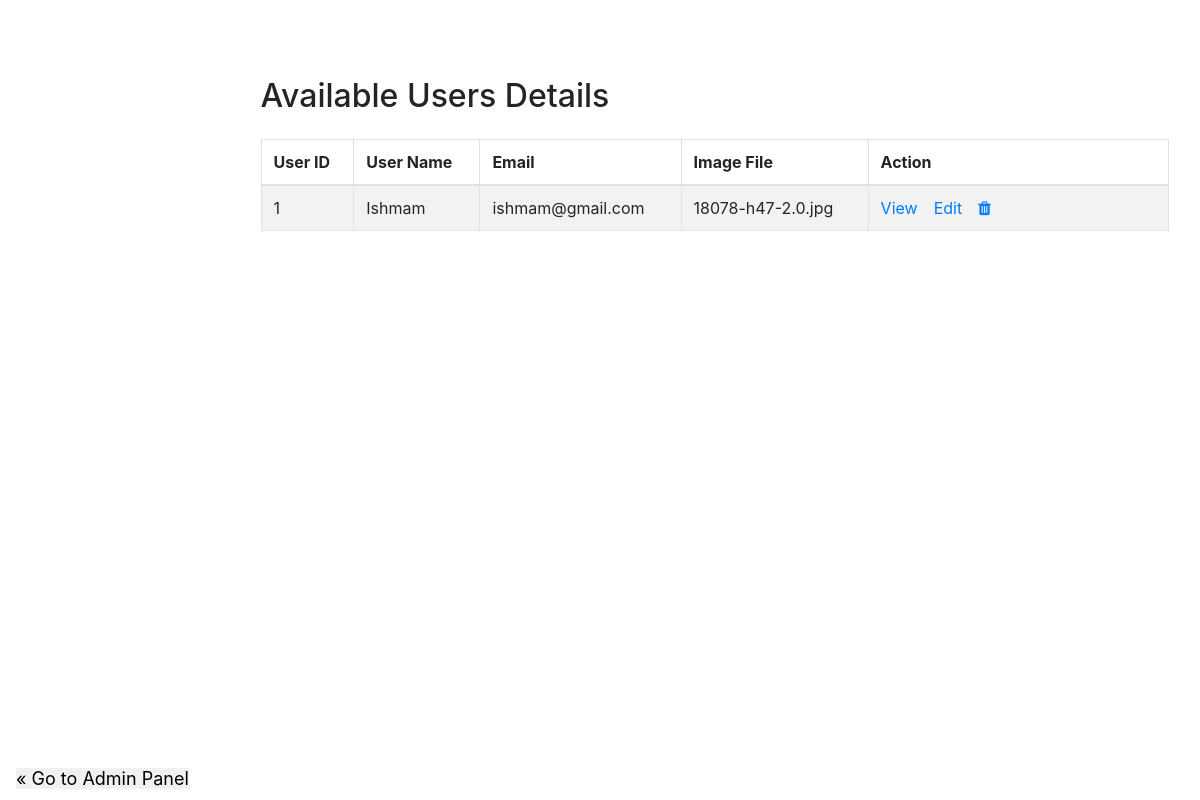
The page /availableuser.php on the database its author committed.
### tables this page shows
CREATE TABLE `userlogin` (
  `Id` int(11) NOT NULL,
  `Name` varchar(50) NOT NULL,
  `Email` varchar(50) NOT NULL,
  `Password` varchar(50) NOT NULL,
  `File` varchar(100) NOT NULL
);

### availableuser.php (the view, shortened to what this page needs)
<!DOCTYPE html>
<html lang="en">
<head>
    <link rel="stylesheet" href="https://stackpath.bootstrapcdn.com/bootstrap/4.5.2/css/bootstrap.min.css">
    <link rel="stylesheet" href="https://maxcdn.bootstrapcdn.com/font-awesome/4.7.0/css/font-awesome.min.css">
</head>
<body>
    <div class="lnav">
    </div>
    <div class="wrapper">
        <div class="container-fluid">
            <div class="row">
                <div class="col-md-12">
                    <div class="mt-5 mb-3 clearfix">
                        <h2 class="pull-left">Available Users Details</h2>
                    </div>
                    <?php
                    require_once "config.php";
                    $sql = "SELECT * FROM userlogin";
                    if($result = mysqli_query($link, $sql)){
                        if(mysqli_num_rows($result) > 0){
                            echo '<table class="table table-bordered table-striped">';
                                echo "<thead>";
                                    echo "<tr>";
                                        echo "<th>User ID</th>";
                                        echo "<th>User Name</th>";
                                        echo "<th>Email</th>";
                                        echo "<th>Image File</th>";
                                        echo "<th>Action</th>";
                                    echo "</tr>";
                                echo "</thead>";
                                echo "<tbody>";
                                while($row = mysqli_fetch_array($result)){
                                    echo "<tr>";
                                        echo "<td>" . $row['Id'] . "</td>";
                                        echo "<td>" . $row['Name'] . "</td>";
                                        echo "<td>" . $row['Email'] . "</td>";
                                        echo "<td>" . $row['File'] . "</td>";
                                        echo "<td>";
                                            echo '<a href="readbookigs.php? Id='. $row['Id'] .'" class="mr-3" title="View Record" data-toggle="tooltip"><span>View</span></a>';
                                            echo '<a href="updatebooking.php? Id='. $row['Id'] .'" class="mr-3" title="Update Record" data-toggle="tooltip"><span>Edit</span></a>';
                                            echo '<a href="deletebooking.php? Id='. $row['Id'] .'" title="Delete Record" data-toggle="tooltip"><span class="fa fa-trash"></span></a>';
                                        echo "</td>";
                                    echo "</tr>";
                                }
                                echo "</tbody>";
                            echo "</table>";
                        } else{
                            echo '<div class="alert alert-danger"><em>No records were found.</em></div>';
                        }
                    } else{
                        echo "Oops! Something went wrong. Please try again later.";
                    }
                    ?>
                </div>
            </div>
        </div>
    </div>
    <div>
        <div class="bottomleft">
        <a href="admin.php" class="previous">&laquo; Go to Admin Panel</a>
        </div>
    </div>
</body>
</html>

### availableuser.php (style rules this page uses)
.wrapper { float:left; border: 5px solid white; width: 79%; height: 481px; }
.lnav { float: left; border: 2px ; width: 20.05%; height: 481px; }
.bottomleft { position: absolute; bottom: 8px; left: 16px; font-size: 18px; color: black; }
.previous { background-color: #f1f1f1; color: black; }
table tr td:last-child { width: 300px; }

### rows shown on the page
userlogin: Id "1", Name "Ishmam", Email "ishmam@gmail.com", File "18078-h47-2.0.jpg"
